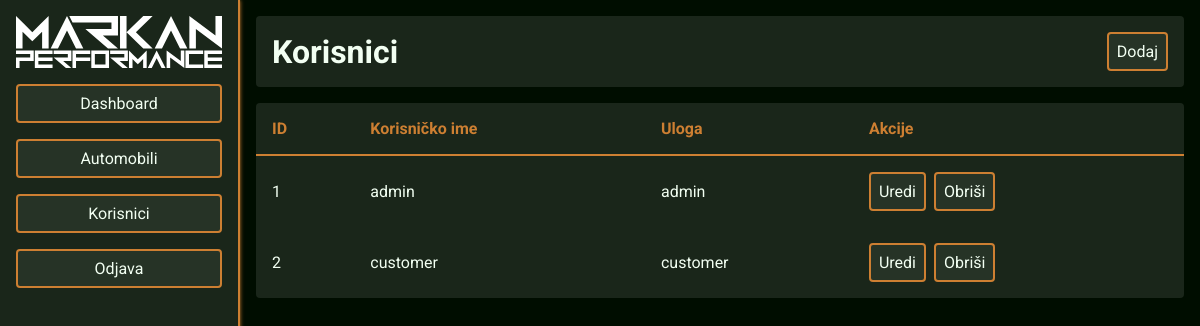
The app's page /?route=users (signed in) with its own data.
### tables this page shows
CREATE TABLE IF NOT EXISTS users (
  id INT AUTO_INCREMENT PRIMARY KEY,
  username VARCHAR(50) NOT NULL UNIQUE,
  password VARCHAR(255) NOT NULL,
  role ENUM('admin', 'customer') NOT NULL DEFAULT 'customer',
  created_at TIMESTAMP DEFAULT CURRENT_TIMESTAMP
);

### app/Core/Controller.php (called while the page is built, shortened)
<?php
abstract class Controller
{
    protected function view(string $view, array $data = []): void
    {
        extract($data);
        $viewPath = APP_PATH . "/Views/" . $view . ".php";
        require $viewPath;
    }
}

### app/Controllers/UserController.php (called while the page is built, shortened)
<?php
class UserController extends Controller
{
    private User $userModel;
    public function __construct()
    {
        $this->userModel = new User();
    }
    public function index(): void
    {
        $users = $this->userModel->all();
        $this->view("users/index", ["users" => $users]);
    }
}

### app/Core/Router.php (called while the page is built, shortened)
<?php
class Router
{
    public function dispatch(string $route): void
    {
        $route = trim($route, "/");
        $parts    = explode("/", $route);
        $action   = $parts[1] ?? "index";
        $controller      = new $controllerClass();
        $method          = $this->toCamelCase($action);
        $controller->$method();
    }
    private function toCamelCase(string $action): string
    {
        $parts = explode("-", $action);
        $camel = $parts[0];
        return $camel;
    }
}

### public/index.php (called while the page is built, shortened)
<?php
function url(string $route = ""): string
{
    [$path, $query] = array_pad(explode("?", $route, 2), 2, "");
    $url = BASE_URL . "?route=" . $path;
    if ($query !== "") {
        $url .= "&" . $query;
    }
    return $url;
}
spl_autoload_register(function ($class) {
    $relativePath = str_replace("App\\", "", $class);
    $relativePath = str_replace("\\", "/", $relativePath);
    $file = APP_PATH . "/" . $relativePath . ".php";
});
$router = new Router();
$router->add("dashboard", \App\Controllers\DashboardController::class);
$router->add("auth",      \App\Controllers\AuthController::class);
$router->add("users",     \App\Controllers\UserController::class);
$router->add("cars",      \App\Controllers\CarController::class);
$route = $_GET["route"] ?? "dashboard";
$route = rtrim($route, "?");
$router->dispatch($route);

### app/Config/Database.php (called while the page is built, shortened)
<?php
class Database
{
    private static ?\mysqli $connection = null;
    public static function getConnection(): \mysqli
    {
        if (self::$connection === null) {
            self::$connection = new \mysqli(
                self::HOST,
                self::USERNAME,
                self::PASSWORD,
                self::DATABASE
            );
            self::$connection->set_charset("utf8mb4");
        }
        return self::$connection;
    }
}

### app/Core/Model.php (called while the page is built, shortened)
<?php
abstract class Model
{
    public function __construct()
    {
        $this->db = Database::getConnection();
    }
}

### app/Models/User.php (called while the page is built, shortened)
<?php
class User extends Model
{
    public function all(): array
    {
        $result = $this->db->query("SELECT id, username, role FROM users ORDER BY id ASC");
        return $result->fetch_all(MYSQLI_ASSOC);
    }
}

### app/Views/users/index.php (the view, shortened to what this page needs)
<!DOCTYPE html>
<html lang="hr">
<head>
  <link rel="stylesheet" href="<?php echo BASE_URL; ?>assets/css/style.css">
</head>
<body>
  <?php require APP_PATH . "/Views/layouts/nav.php"; ?>
  <main>
    <div class="page-header">
      <h1>Korisnici</h1>
      <a href="<?php echo url("users/create"); ?>" class="button">Dodaj</a>
    </div>
    <table>
      <thead>
        <tr>
          <th>ID</th>
          <th>Korisničko ime</th>
          <th>Uloga</th>
          <th>Akcije</th>
        </tr>
      </thead>
      <tbody>
        <?php foreach ($users as $user): ?>
          <tr>
            <td><?php echo $user["id"]; ?></td>
            <td><?php echo htmlspecialchars($user["username"]); ?></td>
            <td><?php echo htmlspecialchars($user["role"]); ?></td>
            <td class="actions">
              <a href="<?php echo url("users/edit?id=" . $user["id"]); ?>" class="button">Uredi</a>
              <a href="<?php echo url("users/delete?id=" . $user["id"]); ?>" class="button" onclick="return confirm('Obrisati ovog korisnika?');">Obriši</a>
            </td>
          </tr>
        <?php endforeach; ?>
      </tbody>
    </table>
  </main>
</body>
</html>

### public/assets/css/style.css (style rules this page uses)
:root { --background1: #000d00; --background2: #1a261a; --background3: #263326; --text: #f2fff2; --accent: #cd7f32; }
* { margin: 0; padding: 0; box-sizing: border-box; }
body { font-family: 'Roboto', sans-serif; background-color: var(--background1); color: var(--text); display: flex; min-height: 100vh; }
.button { background-color: var(--background3); border: 2px solid var(--accent); color: var(--text); font-size: 1rem; padding: 0.5rem; border-radius: 4px; cursor: pointer; transition: 0.2s linear; text-decoration: none; text-align: center; }
main { flex: 1; padding: 1rem; }
.page-header { padding: 1rem; margin-bottom: 1rem; background-color: var(--background2); display: flex; justify-content: space-between; align-items: center; border-radius: 4px; }
main table { width: 100%; border-collapse: collapse; border-radius: 4px; overflow: hidden; }
main table tr { background-color: var(--background2); }
main table th { padding: 1rem; text-align: left; color: var(--accent); border-bottom: 2px solid var(--accent); }
main table td { padding: 1rem; text-align: left; }
td.actions { display: flex; gap: 0.5rem; }

### records on screen
users: id "1", username "admin", role "admin"
users: id "2", username "customer", role "customer"
